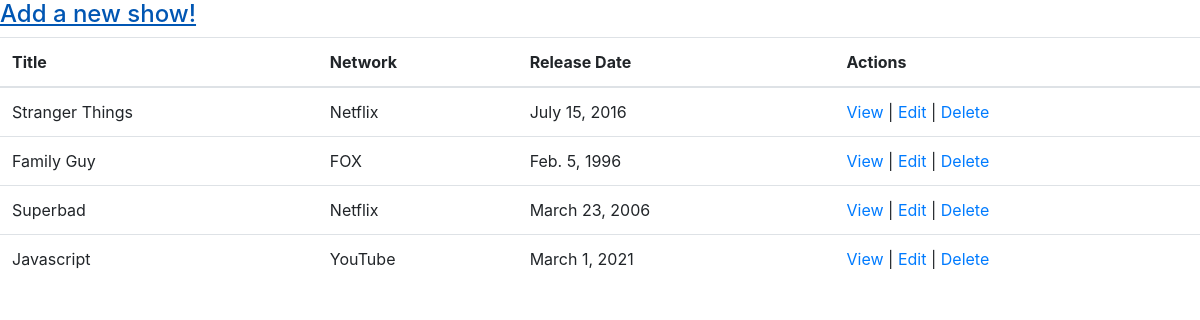
/shows, run on the app's committed database.
### semiApp/models.py (models this page shows)
class Shows(models.Model):
	Title = models.CharField(max_length=255)
	Network = models.CharField(max_length=50)
	Release_Date = models.DateField()
	Description = models.CharField(max_length=300, null=True)
	created_at = models.DateTimeField(auto_now_add=True)
	update_at = models.DateTimeField(auto_now=True)
	objects = ShowsManager()

### semiApp/views.py (the view)
# urls.py: path('shows', views.allShows),
def allShows(request):
	context = {
		'AllShows' : Shows.objects.all()
	}
	return render(request,'allshows.html', context)

### semiApp/templates/allshows.html (shortened to what this page needs)
<!DOCTYPE html>
<html lang="en">
<head>
    <link rel="stylesheet" href="https://stackpath.bootstrapcdn.com/bootstrap/4.5.2/css/bootstrap.min.css">
</head>
<body>
    <table class="table">
        <thead>
            <tr>
                <th scope="col">Title</th>
                <th scope="col">Network</th>
                <th scope="col">Release Date</th>
                <th scope="col">Actions</th>
            </tr>
        </thead>
        <tbody>
            {% for show in AllShows %}
            <tr>
                <td>{{show.Title}}</td>
                <td>{{show.Network}}</td>
                <td>{{show.Release_Date}}</td>
                <td><a href="/shows/info/{{show.id}}">View</a> | <a href="/shows/edit/{{show.id}}">Edit</a> | <a href="/shows/delete/{{show.id}}">Delete</a></td>
            </tr>
            {% endfor %}
    <h4><a href="/shows/new">Add a new show!</a></h4>
</body>
</html>

### data on the page
Shows: Title "Stranger Things", Network "Netflix", Release_Date "July 15, 2016"
Shows: Title "Family Guy", Network "FOX", Release_Date "Feb. 5, 1996"
Shows: Title "Superbad", Network "Netflix", Release_Date "March 23, 2006"
Shows: Title "Javascript", Network "YouTube", Release_Date "March 1, 2021"
